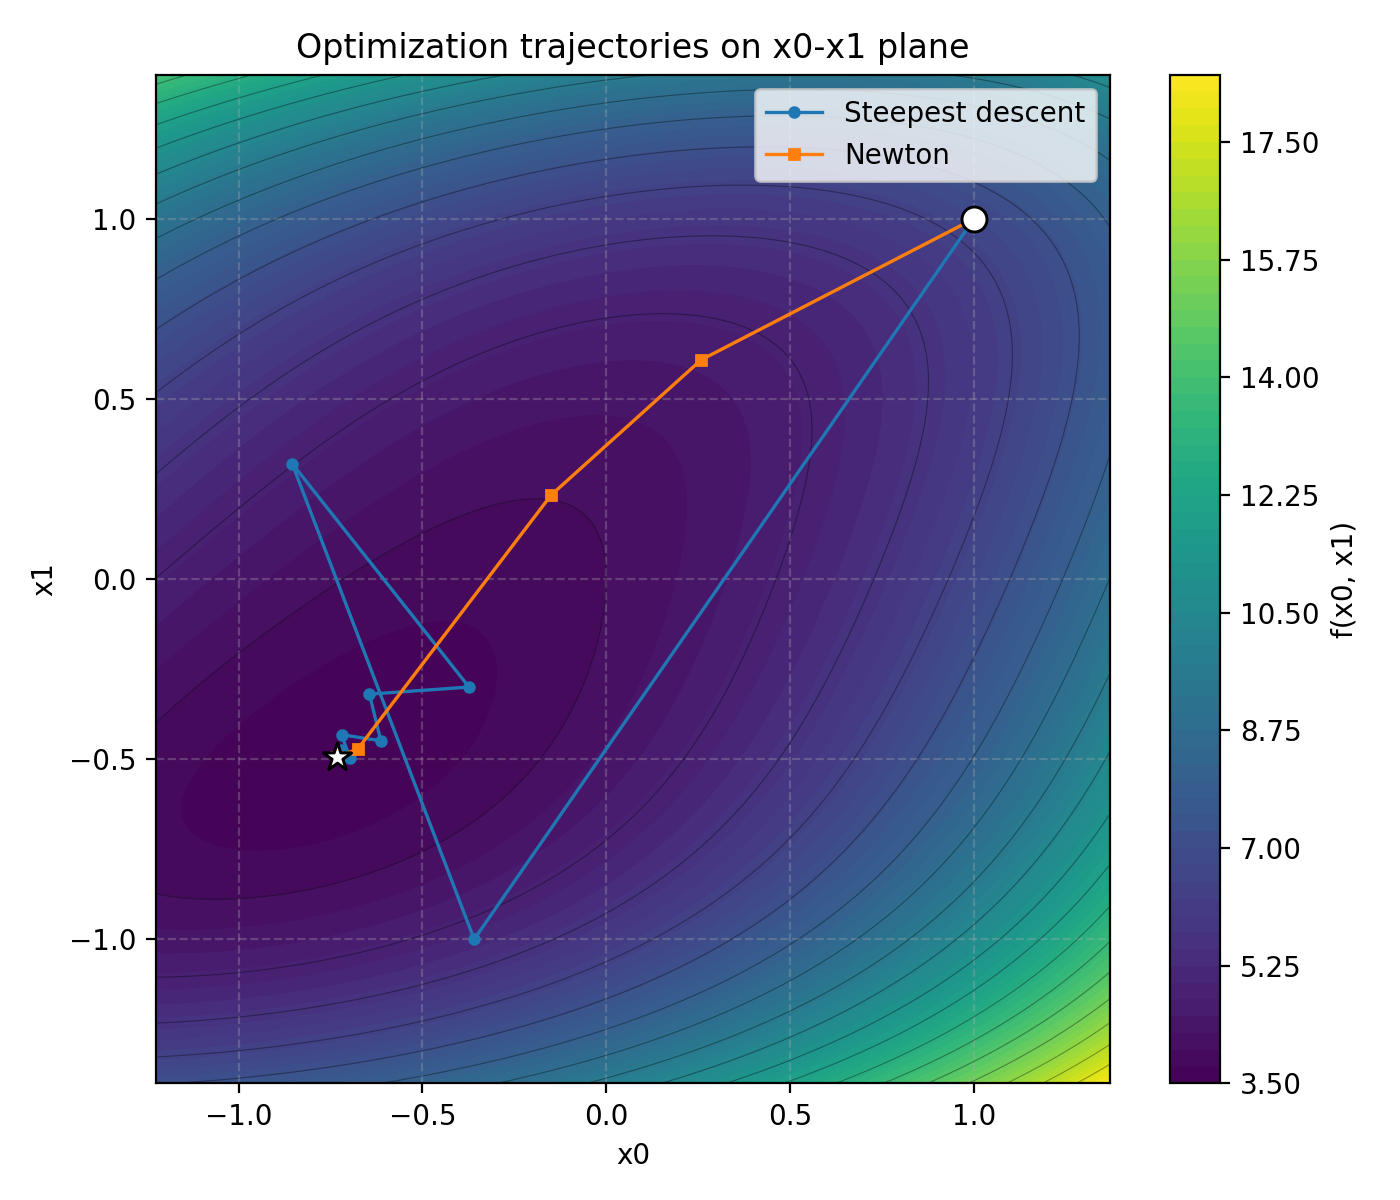

Generate this figure with Python:
#!/usr/bin/env python
# -*- coding: utf-8 -*-

from __future__ import annotations

from dataclasses import dataclass
from pathlib import Path

import numpy as np

# =========================================================
# 課題17の設定
# f(x) = x0^2 + exp(x0) + x1^4 + x1^2 - 2 x0 x1 + 3
# =========================================================


def evalf(x):
    """
    目的関数 f(x) を計算する
    x: np.array shape (2,)
    """
    x0, x1 = x[0], x[1]
    f = x0**2 + np.exp(x0) + x1**4 + x1**2 - 2.0 * x0 * x1 + 3.0
    return f


def evalg(x):
    """
    勾配ベクトル ∇f(x) を計算する
    ∇f(x) = [ 2x0 + exp(x0) - 2x1,
               4x1^3 + 2x1 - 2x0 ]
    """
    x0, x1 = x[0], x[1]
    g0 = 2.0 * x0 + np.exp(x0) - 2.0 * x1
    g1 = 4.0 * x1**3 + 2.0 * x1 - 2.0 * x0
    return np.array([g0, g1])


def evalh(x):
    """
    ヘッセ行列 ∇^2 f(x) を計算する
    ∇^2 f(x) =
      [[ 2 + exp(x0),     -2          ],
       [     -2       , 12 x1^2 + 2   ]]
    """
    x0, x1 = x[0], x[1]
    h00 = 2.0 + np.exp(x0)
    h01 = -2.0
    h10 = -2.0
    h11 = 12.0 * x1**2 + 2.0
    return np.array([[h00, h01], [h10, h11]])


@dataclass(frozen=True)
class IterationHistory2D:
    x: np.ndarray  # shape (n, 2)
    f: np.ndarray  # shape (n,)


# =========================================================
# バックトラック法（共通で使う）
# =========================================================


def backtracking(xk, dk, evalf, evalg, t_init=1.0, rho=0.5, xi=1e-4):
    """
    バックトラック法（アルミホ条件）
    与えられた点 xk と方向 dk に対してステップ幅 t を返す。
    """
    t = t_init
    fk = evalf(xk)
    gk = evalg(xk)
    # アルミホ条件: f(xk + t dk) <= f(xk) + ξ t <dk, gk>
    while True:
        x_new = xk + t * dk
        if evalf(x_new) <= fk + xi * t * np.dot(dk, gk):
            break
        t *= rho
    return t


# =========================================================
# (a) バックトラック法付き最急降下法
# =========================================================


def steepest_descent_bt(
    x0,
    evalf,
    evalg,
    eps=1e-6,
    max_iter=1000,
    xi=1e-4,
    rho=0.5,
    t_init=1.0,
    *,
    return_history=False,
):
    """
    バックトラック法付き最急降下法
    x_{k+1} = x_k + t_k d_k,  d_k = -∇f(x_k)
    """
    x = x0.copy()
    history_x = [x.copy()]
    history_f = [float(evalf(x))]

    for k in range(max_iter):
        g = evalg(x)
        norm_g = np.linalg.norm(g)
        if norm_g <= eps:
            if return_history:
                hist = IterationHistory2D(np.stack(history_x, axis=0), np.array(history_f))
                return x, evalf(x), k, hist
            return x, evalf(x), k

        dk = -g
        tk = backtracking(x, dk, evalf, evalg, t_init=t_init, rho=rho, xi=xi)
        x = x + tk * dk

        history_x.append(x.copy())
        history_f.append(float(evalf(x)))

    if return_history:
        hist = IterationHistory2D(np.stack(history_x, axis=0), np.array(history_f))
        return x, evalf(x), max_iter, hist
    return x, evalf(x), max_iter


# =========================================================
# (b) バックトラック法付きニュートン法
# =========================================================


def newton_bt(
    x0,
    evalf,
    evalg,
    evalh,
    eps=1e-6,
    max_iter=1000,
    xi=1e-4,
    rho=0.5,
    t_init=1.0,
    *,
    return_history=False,
):
    """
    バックトラック法付きニュートン法
    d_k はヘッセ行列を用いて ∇^2 f(x_k) d_k = -∇f(x_k) を解く
    """
    x = x0.copy()
    history_x = [x.copy()]
    history_f = [float(evalf(x))]

    for k in range(max_iter):
        g = evalg(x)
        norm_g = np.linalg.norm(g)
        if norm_g <= eps:
            if return_history:
                hist = IterationHistory2D(np.stack(history_x, axis=0), np.array(history_f))
                return x, evalf(x), k, hist
            return x, evalf(x), k

        H = evalh(x)
        # ニュートン方向を解く: H d = -g
        try:
            dk = np.linalg.solve(H, -g)
        except np.linalg.LinAlgError:
            break

        tk = backtracking(x, dk, evalf, evalg, t_init=t_init, rho=rho, xi=xi)
        x = x + tk * dk

        history_x.append(x.copy())
        history_f.append(float(evalf(x)))

    if return_history:
        hist = IterationHistory2D(np.stack(history_x, axis=0), np.array(history_f))
        return x, evalf(x), max_iter, hist
    return x, evalf(x), max_iter


# =========================================================
# メイン
# =========================================================


def main():
    # 共通パラメータ（課題文指定）
    xi = 1e-4
    rho = 0.5
    t_init = 1.0
    x0 = np.array([1.0, 1.0])  # 初期点 (1, 1)^T

    print("初期点 x0 =", x0)

    # (a) 最急降下法
    print("\n=== (a) バックトラック法付き最急降下法 ===")
    x_sd, f_sd, k_sd, hist_sd = steepest_descent_bt(
        x0,
        evalf,
        evalg,
        eps=1e-6,
        max_iter=1000,
        xi=xi,
        rho=rho,
        t_init=t_init,
        return_history=True,
    )
    print("最適解近似 x* ?", x_sd)
    print("最適値近似 f(x*) ?", f_sd)
    print("反復回数 =", k_sd)

    # (b) ニュートン法
    print("\n=== (b) バックトラック法付きニュートン法 ===")
    x_nt, f_nt, k_nt, hist_nt = newton_bt(
        x0,
        evalf,
        evalg,
        evalh,
        eps=1e-6,
        max_iter=1000,
        xi=xi,
        rho=rho,
        t_init=t_init,
        return_history=True,
    )
    print("最適解近似 x* ?", x_nt)
    print("最適値近似 f(x*) ?", f_nt)
    print("反復回数 =", k_nt)

    # x0-x1 平面に f の値を色で表示し、両手法の反復点の遷移を同一グラフに重ねる
    try:
        import matplotlib.pyplot as plt
    except ImportError:
        print("matplotlib が見つからないため、プロットをスキップします。")
        return

    all_points = np.vstack([hist_sd.x, hist_nt.x])
    x0_min, x1_min = np.min(all_points, axis=0)
    x0_max, x1_max = np.max(all_points, axis=0)

    margin0 = 0.2 * (x0_max - x0_min) if x0_max > x0_min else 1.0
    margin1 = 0.2 * (x1_max - x1_min) if x1_max > x1_min else 1.0
    x0_left, x0_right = x0_min - margin0, x0_max + margin0
    x1_bottom, x1_top = x1_min - margin1, x1_max + margin1

    n = 250
    grid_x0 = np.linspace(x0_left, x0_right, n)
    grid_x1 = np.linspace(x1_bottom, x1_top, n)
    X0, X1 = np.meshgrid(grid_x0, grid_x1)
    F = X0**2 + np.exp(X0) + X1**4 + X1**2 - 2.0 * X0 * X1 + 3.0

    plt.figure(figsize=(7, 6))
    cf = plt.contourf(X0, X1, F, levels=60, cmap="viridis")
    plt.contour(X0, X1, F, levels=20, colors="k", linewidths=0.4, alpha=0.35)
    cbar = plt.colorbar(cf)
    cbar.set_label("f(x0, x1)")

    plt.plot(hist_sd.x[:, 0], hist_sd.x[:, 1], "-o", markersize=3.5, linewidth=1.2, label="Steepest descent")
    plt.plot(hist_nt.x[:, 0], hist_nt.x[:, 1], "-s", markersize=3.5, linewidth=1.2, label="Newton")

    plt.scatter([hist_sd.x[0, 0]], [hist_sd.x[0, 1]], s=80, c="white", edgecolors="black", zorder=4)
    plt.scatter([hist_nt.x[0, 0]], [hist_nt.x[0, 1]], s=80, c="white", edgecolors="black", zorder=4)
    plt.scatter([hist_sd.x[-1, 0]], [hist_sd.x[-1, 1]], s=110, marker="*", c="white", edgecolors="black", zorder=5)
    plt.scatter([hist_nt.x[-1, 0]], [hist_nt.x[-1, 1]], s=110, marker="*", c="white", edgecolors="black", zorder=5)

    plt.xlabel("x0")
    plt.ylabel("x1")
    plt.title("Optimization trajectories on x0-x1 plane")
    plt.grid(True, linestyle="--", alpha=0.3)
    plt.legend()

    out_path = Path(__file__).with_name("task18.png")
    plt.tight_layout()
    plt.savefig(out_path, dpi=200)
    print(f"プロットを保存しました: {out_path}")

    import matplotlib

    if "agg" not in matplotlib.get_backend().lower():
        plt.show()


if __name__ == "__main__":
    main()

